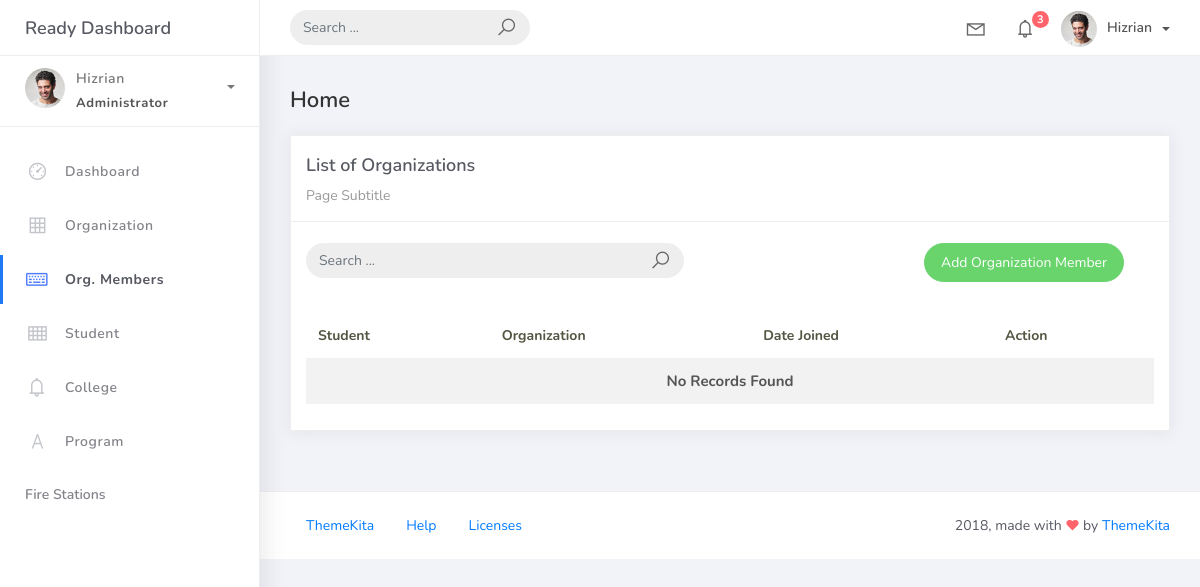
The page /orgmember_list on the database as committed earlier.
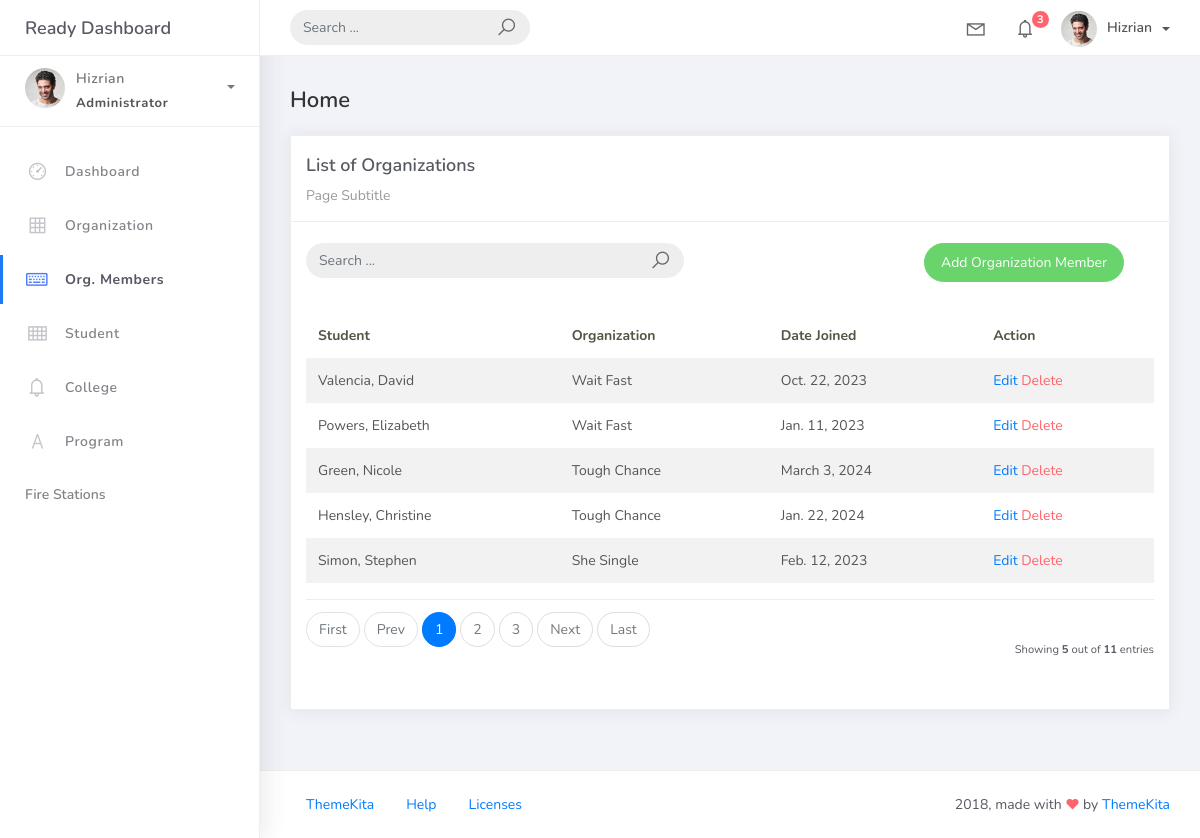
The same page on the database as committed later.
### studentorg/models.py (models this page shows)
class BaseModel(models.Model):
    created_at = models.DateTimeField(auto_now_add=True, db_index=True)
    updated_at = models.DateTimeField(auto_now=True)
    class Meta:
        abstract = True

class OrgMember(BaseModel):
    student = models.ForeignKey(Student, on_delete=models.CASCADE)
    organization = models.ForeignKey(Organization, on_delete=models.CASCADE)
    date_joined = models.DateField()

class Student(BaseModel):
    student_id = models.CharField(max_length=15)
    lastname = models.CharField(max_length=25)
    firstname = models.CharField(max_length=50)
    middlename = models.CharField(max_length=25, blank=True, null=True)
    program = models.ForeignKey(Program, on_delete=models.CASCADE)
    def __str__(self):
        return f"{self.lastname}, {self.firstname}"

class Organization(BaseModel):
    name = models.CharField(max_length=150)
    college = models.ForeignKey(College, on_delete=models.CASCADE)
    description = models.CharField(max_length=500)
    def __str__(self):
        return self.name

### studentorg/views.py (the view, shortened to what this page needs)
# urls.py: path("orgmember_list", OrgMemberList.as_view(), name="orgmember-list"),
class OrgMemberList(ListView):
    model = OrgMember
    context_object_name = "orgmember"
    template_name = "orgmem_list.html"
    paginate_by = 5
    def get_queryset(self, *args, **kwargs):
        qs = super(OrgMemberList, self).get_queryset(*args, **kwargs)
        return qs

### templates/orgmem_list.html
{% extends 'base.html' %}
{% load static %}
{% block content %}
  <div class="content">
    <div class="container-fluid">
      <h4 class="page-title">Home</h4>
      <div class="row">
        <div class="col-md-12">
          <div class="card">
            <div class="card-header">
              <div class="card-title">List of Organizations</div>
              <div class="card-category">Page Subtitle</div>
            </div>
            <br />
            <div class="col-md-12 row">
              <div class="col-md-6">
                <form class="navbar-left navbar-form nav-search mr-md-3" action="{% url 'orgmember-list' %}">
                  <div class="input-group">
                    <input type="text" placeholder="Search ..." class="form-control" name="q" />
                    <div class="input-group-append">
                      <span class="input-group-text"><i class="la la-search search-icon"></i></span>
                    </div>
                  </div>
                </form>
              </div>
              <div class="col-md-6">
                <div class="pull-right">
                  <a href="{% url 'orgmember-add' %}" class="btn btn-success btn-rounded">Add Organization Member</a>
                </div>
              </div>
            </div>
            <div class="card-body">
              <table class="table table-striped mt-3">
                <thead>
                  <tr>
                    <th scope="col">Student</th>
                    <th scope="col">Organization</th>
                    <th scope="col">Date Joined</th>
                    <th scope="col">Action</th>
                  </tr>
                </thead>
                <tbody>
                  {% for object in object_list %}
                    <tr>
                      <td>{{ object.student }}</td>
                      <td>{{ object.organization }}</td>
                      <td>{{ object.date_joined }}</td>
                      <td>
                        <a href="orgmember_list/{{ object.id }}">Edit</a>
                        <a href="orgmember_list/{{ object.id }}/delete" class="text-danger">Delete</a>
                      </td>
                    </tr>
                    {% empty %}
                    <tr>
                      <td colspan="4" style="text-align: center">
                        <p class="text-sm font-weight-bold mb-0">No Records Found</p>
                      </td>
                    </tr>
                  {% endfor %}
                </tbody>
              </table>
              {% include 'includes/pagination.html' %}
            </div>
          </div>
        </div>
      </div>
    </div>
  </div>
{% endblock %}

Rows that differ between the two databases and show on the page:
added OrgMember: student "Valencia, David", organization "Wait Fast", date_joined "Oct. 22, 2023"
added OrgMember: student "Powers, Elizabeth", organization "Wait Fast", date_joined "Jan. 11, 2023"
added OrgMember: student "Green, Nicole", organization "Tough Chance", date_joined "March 3, 2024"
added OrgMember: student "Hensley, Christine", organization "Tough Chance", date_joined "Jan. 22, 2024"
added OrgMember: student "Simon, Stephen", organization "She Single", date_joined "Feb. 12, 2023"
Other text that changed with them:
{{ object_list.count }}: (not shown) → "5"
{{ paginator.count }}: (not shown) → "11"
text no longer shown: "No Records Found"
text now shown: "First Prev Next Last Showing out of entries"
new list line: "1"
new list line: "2"
new list line: "3"
